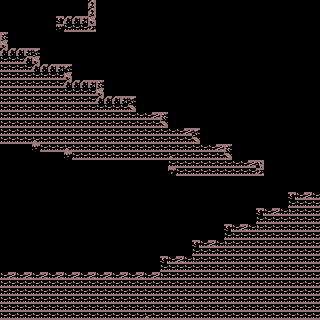

Below is a game level as drawn by its tile map, then a one-line description and the .tmx that defines it (tile-layer data replaced by summaries):
An orthogonal 40x40 tile map with 8x8 px tiles, 3 tile layers (wall, details, ground) and 20 objects.

<map version="1.9" tiledversion="1.9.2" orientation="orthogonal" renderorder="right-down" width="40" height="40" tilewidth="8" tileheight="8" infinite="0" nextlayerid="6" nextobjectid="30">
 <editorsettings>
  <export target="../0.lua" format="lua" />
 </editorsettings>
 <tileset firstgid="1" name="tileset gmtk-ts2" tilewidth="8" tileheight="8" tilecount="40" columns="8">
  <image source="../../../assets/caveassets/tileset gmtk-ts2.png" width="128" height="80" />
 </tileset>
 <layer id="2" name="wall" width="40" height="40">
  <data>[1600 cells, 624 non-empty, 6 distinct tile ids]</data>
 </layer>
 <objectgroup color="#aa00ff" id="5" name="entity" />
 <layer id="4" name="details" width="40" height="40">
  <data>[1600 cells, 14 non-empty, 4 distinct tile ids]</data>
 </layer>
 <layer id="1" name="ground" width="40" height="40">
  <data>[1600 cells, 154 non-empty, 14 distinct tile ids]</data>
 </layer>
 <objectgroup color="#ff0000" id="3" name="solid">
  <object id="3" x="0" y="544" width="639.333" height="96">
   <properties>
    <property name="collidable" type="bool" value="true" />
   </properties>
  </object>
  <object id="10" x="321" y="512.576" width="318.75" height="31.0909">
   <properties>
    <property name="collidable" type="bool" value="true" />
   </properties>
  </object>
  <object id="11" x="384.875" y="481.205" width="254.25" height="31.0909">
   <properties>
    <property name="collidable" type="bool" value="true" />
   </properties>
  </object>
  <object id="12" x="513.375" y="417.205" width="126.25" height="31.0909">
   <properties>
    <property name="collidable" type="bool" value="true" />
   </properties>
  </object>
  <object id="13" x="449.375" y="449.455" width="190.25" height="31.0909">
   <properties>
    <property name="collidable" type="bool" value="true" />
   </properties>
  </object>
  <object id="14" x="577.125" y="385.205" width="62.5" height="31.0909">
   <properties>
    <property name="collidable" type="bool" value="true" />
   </properties>
  </object>
  <object id="15" x="337.75" y="290.455" width="124.75" height="31.0909">
   <properties>
    <property name="collidable" type="bool" value="true" />
   </properties>
  </object>
  <object id="16" x="337.75" y="322.08" width="188.5" height="28.3409">
   <properties>
    <property name="collidable" type="bool" value="true" />
   </properties>
  </object>
  <object id="17" x="130.125" y="290.705" width="207" height="26.5909">
   <properties>
    <property name="collidable" type="bool" value="true" />
   </properties>
  </object>
  <object id="18" x="66.25" y="257.955" width="332" height="32.0909">
   <properties>
    <property name="collidable" type="bool" value="true" />
   </properties>
  </object>
  <object id="19" x="0.666667" y="225.83" width="333.333" height="33.8409">
   <properties>
    <property name="collidable" type="bool" value="true" />
   </properties>
  </object>
  <object id="20" x="0.583333" y="194.08" width="269.667" height="31.0909">
   <properties>
    <property name="collidable" type="bool" value="true" />
   </properties>
  </object>
  <object id="21" x="-0.5" y="161.58" width="207" height="33.8409">
   <properties>
    <property name="collidable" type="bool" value="true" />
   </properties>
  </object>
  <object id="22" x="0.25" y="129.83" width="142.5" height="31.3409">
   <properties>
    <property name="collidable" type="bool" value="true" />
   </properties>
  </object>
  <object id="23" x="0.75" y="97.8295" width="77.25" height="33.8409">
   <properties>
    <property name="collidable" type="bool" value="true" />
   </properties>
  </object>
  <object id="24" x="0.25" y="65.8295" width="14.75" height="32.5909">
   <properties>
    <property name="collidable" type="bool" value="true" />
   </properties>
  </object>
  <object id="25" x="176.625" y="-0.04545" width="14.75" height="63.0909">
   <properties>
    <property name="collidable" type="bool" value="true" />
   </properties>
  </object>
  <object id="26" x="112.625" y="32.0795" width="64" height="31.2159">
   <properties>
    <property name="collidable" type="bool" value="true" />
   </properties>
  </object>
  <object id="27" x="-0.0416667" y="260.121" width="65.4167" height="26.0909">
   <properties>
    <property name="collidable" type="bool" value="true" />
   </properties>
  </object>
  <object id="28" x="63.9583" y="290.288" width="65.4167" height="12.4242">
   <properties>
    <property name="collidable" type="bool" value="true" />
   </properties>
  </object>
 </objectgroup>
</map>
